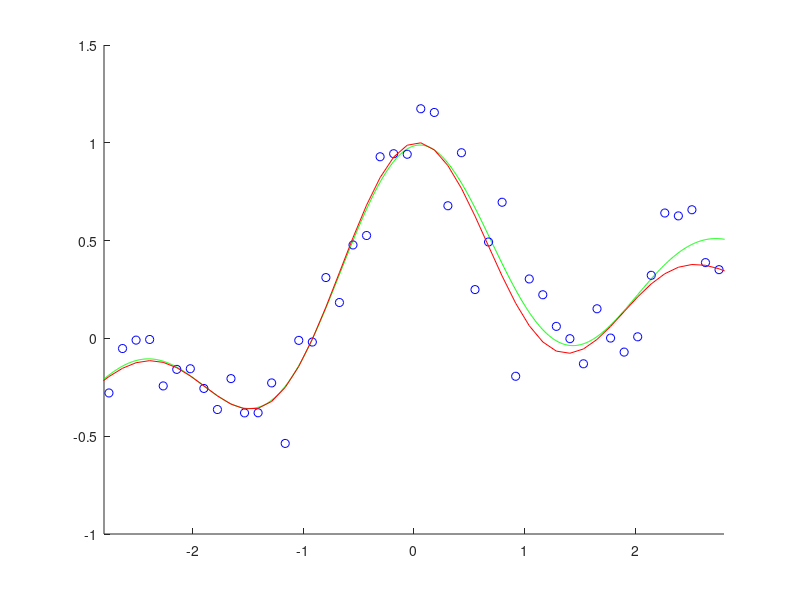

The MATLAB source for this figure:
# 三角多項式モデル
clear all; rand('state', 0); randn('state', 0);
n=50; N=1000;
x=linspace(-3, 3, n)'; X=linspace(-3, 3, N)';
pix=pi*x; y=sin(pix)./(pix)+0.1*x+0.05*randn(n,1);

p(:,1)=ones(n,1); P(:,1)=ones(N,1);
for j=1:15
    p(:, 2*j)=sin(j/2*x); p(:, 2*j+1)=cos(j/2*x);
    P(:, 2*j)=sin(j/2*X); P(:, 2*j+1)=cos(j/2*X);
end
t=(p'*p)\(p'*y); F=P*t;

figure(1); clf; hold on; axis([-2.8 2.8 -0.5 1.2]);
plot(X, F, 'g-'); plot(x, y, 'bo');
# pause();

# （ガウス）カーネルモデル 通常の最小二乗回帰 
clear all; rand('state', 0); randn('state', 0);
n = 50; N = 1000;
x=linspace(-3, 3, n)'; X = linspace(-3, 3, N)';
pix = pi * x; y = sin(pix)./(pix) + 0.1*x + 0.2*randn(n,1);

x2=x.^2; X2=X.^2; hh = 2*0.3^2; l = 0.1;
k=exp(-(repmat(x2,1,n)+repmat(x2',n,1)-2*x*x')/hh);
K=exp(-(repmat(X2,1,n)+repmat(x2',N,1)-2*X*x')/hh);
t=(k)\(y);
F=K*t;

figure(1); clf; hold on; axis([-2.8 2.8 -1 1.5]);
plot(X, F, 'g-');
plot(x, y, 'bo');
# pause();

# （ガウス）カーネルモデル l2-制約付き最小二乗回帰 
clear all; rand('state', 0); randn('state', 0);
n = 50; N = 1000;
x=linspace(-3, 3, n)'; X = linspace(-3, 3, N)';
pix = pi * x; y = sin(pix)./(pix) + 0.1*x + 0.2*randn(n,1);

x2=x.^2; X2=X.^2; hh = 2*0.3^2; l = 0.1;
k=exp(-(repmat(x2,1,n)+repmat(x2',n,1)-2*x*x')/hh);
K=exp(-(repmat(X2,1,n)+repmat(x2',N,1)-2*X*x')/hh);
t=(k^2+l*eye(n))\(k*y);
F=K*t;

figure(1); clf; hold on; axis([-2.8 2.8 -1 1.5]);
plot(X, F, 'g-');
plot(x, y, 'bo');
# pause();

# 交差確認法（コピペ）
clear all; rand('state', 0); randn('state', 0);
n = 50; N = 1000;
x=linspace(-3, 3, n)'; X=linspace(-3, 3, N)';
pix=pi*x; y = sin(pix)./(pix) + 0.1*x + 0.2*randn(n,1);

x2=x.^2; xx=repmat(x2,1,n)+repmat(x2',n,1)-2*x*x';
hhs=2*[0.03 0.3 3].^2; ls=[0.001 0.1 100];
# データをランダムに5分割する
m=5; u=floor(m*[0:n-1]/n)+1; u=u(randperm(n));
u
for hk=1:length(hhs)
    hh=hhs(hk); k=exp(-xx/hh);
    for i=1:m
	# 順番にデータを除外する
        ki=k(u~=i,:); kc=k(u==i,:); yi=y(u~=i); yc=y(u==i);
        for lk=1:length(ls)
            l=ls(lk); t=(ki'*ki+l*eye(n))\(ki'*yi); fc=kc*t;
            g(hk,lk,i)=mean((fc-yc.^2));
        end
    end
end
abs(mean(g,3))
[gl,ggl]=min(abs(mean(g,3)),[],2); [ghl, gghl]=min(gl);
L=ls(ggl(gghl)); HH=hhs(gghl);

K=exp(-(repmat(X.^2,1,n)+repmat(x2',N,1)-2*X*x')/HH);
k=exp(-xx/HH); t=(k^2+L*eye(n))\(k*y); F=K*t;

figure(1); clf; hold on; axis([-2.8 2.8 -1 1.5]);
plot(X, F, 'g-');
plot(x, y, 'bo');
# pause();

# 交差確認法
clear all; rand('state', 0); randn('state', 0);
n = 50; N = 1000;
x=linspace(-3, 3, n)'; X=linspace(-3, 3, N)';
pix=pi*x; y = sin(pix)./(pix) + 0.1*x + 0.2*randn(n,1); truey = sin(pix)./(pix) + 0.1*x

x2=x.^2; xx=repmat(x2,1,n)+repmat(x2',n,1)-2*x*x';
hhlist=2*[0.001 0.01 0.1 1 10].^2; llist=[0.001 0.01 0.1 1 10];
# データをランダムに5分割する
m=5; u=floor(m*[0:n-1]/n)+1; u=u(randperm(n));
for hk=1:length(hhlist)
    hh=hhlist(hk); k=exp(-xx/hh);
    for i=1:m
	# 順番にデータを除外する
        ki=k(u~=i,:); kc=k(u==i,:); yi=y(u~=i); yc=y(u==i);
        for lk=1:length(llist)
            l=llist(lk); t=(ki'*ki+l*eye(n))\(ki'*yi); fc=kc*t;
            g(hk,lk,i)=mean((fc-yc).^2);
        end
    end
end
mean(g,3)
[gl,ggl]=min(mean(g,3),[],2); [ghl, gghl]=min(gl);
L=llist(ggl(gghl)); HH=hhlist(gghl);

K=exp(-(repmat(X.^2,1,n)+repmat(x2',N,1)-2*X*x')/HH);
k=exp(-xx/HH); t=(k^2+L*eye(n))\(k*y); F=K*t;

figure(1); clf; hold on; axis([-2.8 2.8 -1 1.5]);
plot(X, F, 'g-');
plot(x, y, 'bo');
plot(x, truey, 'r-');
print("plot.png");
